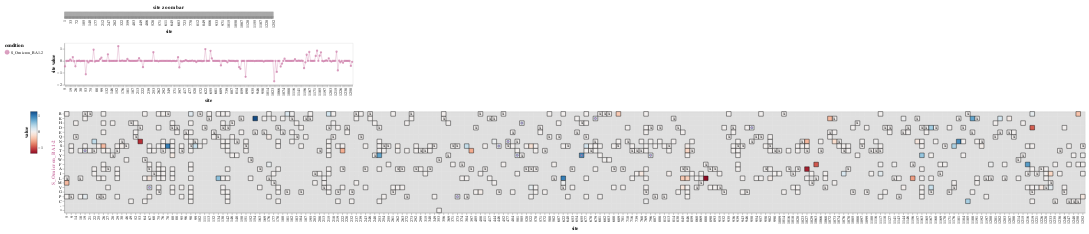

Notebook source saved alongside this figure:
### Markdown cell above
Additionally, we offer the ability to interactively visualize a model's shift parameters using the `MultiDmsModel.mut_shift_plot()` method which calls to a modified function from the original `polyclonal.plot.lineplot_and_heatmap()` as seen [here](https://github.com/jbloomlab/polyclonal/blob/92fee4badb14e1db719074f202b4fab374dd0613/polyclonal/plot.py#L263). Currently, the heatmaps place an "X" at the wildtype for the reference sequence only. All non-identical wildtypes are marked with dot, on the respective shifts parameter heatmap, in the respective condition color at the correct wildtype position.

### Code cell
model.mut_shift_plot(include_beta=False)

### Figure 1 — Vega-Lite specification as saved in the notebook (floating-point values rounded to 4 significant figures; data arrays with more than 128 entries replaced by an {"elided": "..."} marker saying what was removed)
{"config": {"view": {"continuousWidth": 300, "continuousHeight": 300}, "axis": {"grid": false, "labelOverlap": "parity"}, "padding": 10}, "vconcat": [{"data": {"name": "data-ba700416a2baa50eb38b75d6f88359a5"}, "mark": {"type": "rect"}, "encoding": {"color": {"value": "gray"}, "tooltip": [{"field": "site", "type": "quantitative"}], "x": {"field": "site", "sort": {"field": "_stat_site_order", "order": "ascending"}, "type": "ordinal"}}, "height": 11, "name": "view_2", "title": "site zoom bar", "width": 500}, {"layer": [{"mark": {"type": "line", "opacity": 0.7, "size": 1}, "encoding": {"color": {"field": "condition", "legend": {"orient": "left"}, "scale": {"domain": ["S_Omicron_BA1-2"], "range": ["#CC79A7"]}, "type": "nominal"}, "tooltip": [{"field": "site", "type": "quantitative"}, {"field": "condition", "type": "nominal"}, {"field": "_stat_site_val", "format": ".3g", "title": "site value", "type": "quantitative"}, {"field": "wildtype", "type": "nominal"}, {"field": "wildtype_S_Omicron_BA1-2", "type": "nominal"}], "x": {"field": "site", "sort": {"field": "_stat_site_order", "order": "ascending"}, "type": "ordinal"}, "y": {"field": "_stat_site_val", "scale": {"zero": true}, "title": "site value", "type": "quantitative"}}, "name": "view_1", "transform": [{"lookup": "site", "from": {"data": {"name": "data-36f4cd86adf9f153e0d86405509a0495"}, "key": "site", "fields": ["wildtype", "wildtype_S_Omicron_BA1-2", "_stat_site_order"]}}, {"calculate": "max(datum['value'],floor_at_zero['floor'])", "as": "_stat"}, {"joinaggregate": [{"op": "max", "field": "_stat", "as": "_stat_site_max"}], "groupby": ["site"]}, {"filter": "((datum['_stat_site_max'] >= (param_1['cutoff'] - 1e-06)) || (!isNumber(datum['_stat_site_max'])))"}, {"calculate": "(datum.wildtype !== datum.mutant)", "as": "_stat_not_wildtype"}, {"joinaggregate": [{"op": "max", "field": "_stat_not_wildtype", "as": "_stat_site_has_non_wildtype"}], "groupby": ["site"]}, {"filter": "datum['_stat_site_has_non_wildtype']"}, {"filter": {"param": "param_3"}}, {"aggregate": [{"op": "sum", "field": "_stat", "as": "_stat_sum"}, {"op": "mean", "field": "_stat", "as": "_stat_mean"}, {"op": "max", "field": "_stat", "as": "_stat_max"}, {"op": "min", "field": "_stat", "as": "_stat_min"}], "groupby": ["site", "wildtype", "wildtype_S_Omicron_BA1-2", "_stat_site_order", "condition"]}, {"fold": ["_stat_sum", "_stat_mean", "_stat_max", "_stat_min"], "as": ["_stat_site_stat", "_stat_site_val"]}, {"filter": {"param": "site_stat"}}, {"calculate": "true", "as": "_stat_show_line"}, {"filter": {"param": "param_2"}}]}, {"mark": {"type": "circle", "opacity": 0.7}, "encoding": {"color": {"field": "condition", "legend": {"orient": "left"}, "scale": {"domain": ["S_Omicron_BA1-2"], "range": ["#CC79A7"]}, "type": "nominal"}, "tooltip": [{"field": "site", "type": "quantitative"}, {"field": "condition", "type": "nominal"}, {"field": "_stat_site_val", "format": ".3g", "title": "site value", "type": "quantitative"}, {"field": "wildtype", "type": "nominal"}, {"field": "wildtype_S_Omicron_BA1-2", "type": "nominal"}], "x": {"field": "site", "sort": {"field": "_stat_site_order", "order": "ascending"}, "type": "ordinal"}, "y": {"field": "_stat_site_val", "scale": {"zero": true}, "title": "site value", "type": "quantitative"}}, "transform": [{"lookup": "site", "from": {"data": {"name": "data-36f4cd86adf9f153e0d86405509a0495"}, "key": "site", "fields": ["wildtype", "wildtype_S_Omicron_BA1-2", "_stat_site_order"]}}, {"calculate": "max(datum['value'],floor_at_zero['floor'])", "as": "_stat"}, {"joinaggregate": [{"op": "max", "field": "_stat", "as": "_stat_site_max"}], "groupby": ["site"]}, {"filter": "((datum['_stat_site_max'] >= (param_1['cutoff'] - 1e-06)) || (!isNumber(datum['_stat_site_max'])))"}, {"calculate": "(datum.wildtype !== datum.mutant)", "as": "_stat_not_wildtype"}, {"joinaggregate": [{"op": "max", "field": "_stat_not_wildtype", "as": "_stat_site_has_non_wildtype"}], "groupby": ["site"]}, {"filter": "datum['_stat_site_has_non_wildtype']"}, {"filter": {"param": "param_3"}}, {"aggregate": [{"op": "sum", "field": "_stat", "as": "_stat_sum"}, {"op": "mean", "field": "_stat", "as": "_stat_mean"}, {"op": "max", "field": "_stat", "as": "_stat_max"}, {"op": "min", "field": "_stat", "as": "_stat_min"}], "groupby": ["site", "wildtype", "wildtype_S_Omicron_BA1-2", "_stat_site_order", "condition"]}, {"fold": ["_stat_sum", "_stat_mean", "_stat_max", "_stat_min"], "as": ["_stat_site_stat", "_stat_site_val"]}, {"filter": {"param": "site_stat"}}]}], "data": {"name": "data-d1475264a61838e4cdb40f71a5140d12"}, "height": 100, "width": 690}, {"vconcat": [{"layer": [{"mark": {"type": "rect", "color": "gray", "opacity": 0.25}, "encoding": {"x": {"field": "site", "sort": {"field": "_stat_site_order", "order": "ascending"}, "type": "ordinal"}, "y": {"field": "mutant", "scale": {"domain": ["R", "K", "H", "D", "E", "Q", "N", "S", "T", "Y", "W", "F", "A", "I", "L", "M", "V", "G", "P", "C", "-", "*"]}, "sort": ["R", "K", "H", "D", "E", "Q", "N", "S", "T", "Y", "W", "F", "A", "I", "L", "M", "V", "G", "P", "C", "-", "*"], "title": null, "type": "nominal"}}, "name": "view_3", "transform": [{"lookup": "site", "from": {"data": {"name": "data-36f4cd86adf9f153e0d86405509a0495"}, "key": "site", "fields": ["wildtype", "wildtype_S_Omicron_BA1-2", "_stat_site_order"]}}, {"calculate": "max(datum['value'],floor_at_zero['floor'])", "as": "_stat"}, {"joinaggregate": [{"op": "max", "field": "_stat", "as": "_stat_site_max"}], "groupby": ["site"]}, {"filter": "((datum['_stat_site_max'] >= (param_1['cutoff'] - 1e-06)) || (!isNumber(datum['_stat_site_max'])))"}, {"calculate": "(datum.wildtype !== datum.mutant)", "as": "_stat_not_wildtype"}, {"joinaggregate": [{"op": "max", "field": "_stat_not_wildtype", "as": "_stat_site_has_non_wildtype"}], "groupby": ["site"]}, {"filter": "datum['_stat_site_has_non_wildtype']"}, {"filter": {"param": "param_3"}}, {"filter": "(datum['condition'] === 'S_Omicron_BA1-2')"}, {"impute": "_stat_dummy", "key": "mutant", "groupby": ["site"], "keyvals": ["R", "K", "H", "D", "E", "Q", "N", "S", "T", "Y", "W", "F", "A", "I", "L", "M", "V", "G", "P", "C", "-", "*"], "value": null}]}, {"mark": {"type": "rect"}, "encoding": {"color": {"field": "_stat", "legend": {"gradientLength": 100, "gradientStrokeColor": "black", "gradientStrokeWidth": 0.5, "orient": "left", "title": "value", "titleOrient": "left"}, "scale": {"domainMax": 1.238, "domainMid": 0, "domainMin": {"expr": "floor_at_zero.floor"}, "nice": false, "scheme": "redblue", "type": "linear", "zero": true}, "type": "quantitative"}, "stroke": {"value": "black"}, "tooltip": [{"field": "site", "type": "nominal"}, {"field": "wildtype", "type": "nominal"}, {"field": "mutant", "type": "nominal"}, {"field": "value", "format": ".3g", "type": "quantitative"}, {"field": "condition", "type": "nominal"}, {"field": "β", "format": ".3g", "type": "quantitative"}, {"field": "wildtype_S_Omicron_BA1-2", "type": "nominal"}], "x": {"axis": {"labels": true, "ticks": true, "title": "site"}, "field": "site", "sort": {"field": "_stat_site_order", "order": "ascending"}, "type": "ordinal"}, "y": {"field": "mutant", "scale": {"domain": ["R", "K", "H", "D", "E", "Q", "N", "S", "T", "Y", "W", "F", "A", "I", "L", "M", "V", "G", "P", "C", "-", "*"]}, "sort": ["R", "K", "H", "D", "E", "Q", "N", "S", "T", "Y", "W", "F", "A", "I", "L", "M", "V", "G", "P", "C", "-", "*"], "title": null, "type": "nominal"}}, "title": {"text": "S_Omicron_BA1-2", "anchor": "middle", "color": "#CC79A7", "orient": "left"}, "transform": [{"lookup": "site", "from": {"data": {"name": "data-36f4cd86adf9f153e0d86405509a0495"}, "key": "site", "fields": ["wildtype", "wildtype_S_Omicron_BA1-2", "_stat_site_order"]}}, {"calculate": "max(datum['value'],floor_at_zero['floor'])", "as": "_stat"}, {"joinaggregate": [{"op": "max", "field": "_stat", "as": "_stat_site_max"}], "groupby": ["site"]}, {"filter": "((datum['_stat_site_max'] >= (param_1['cutoff'] - 1e-06)) || (!isNumber(datum['_stat_site_max'])))"}, {"calculate": "(datum.wildtype !== datum.mutant)", "as": "_stat_not_wildtype"}, {"joinaggregate": [{"op": "max", "field": "_stat_not_wildtype", "as": "_stat_site_has_non_wildtype"}], "groupby": ["site"]}, {"filter": "datum['_stat_site_has_non_wildtype']"}, {"filter": {"param": "param_3"}}, {"filter": "(datum['condition'] === 'S_Omicron_BA1-2')"}]}, {"mark": {"type": "text", "color": "black", "text": "x"}, "encoding": {"x": {"field": "site", "sort": {"field": "_stat_site_order", "order": "ascending"}, "type": "ordinal"}, "y": {"field": "mutant", "scale": {"domain": ["R", "K", "H", "D", "E", "Q", "N", "S", "T", "Y", "W", "F", "A", "I", "L", "M", "V", "G", "P", "C", "-", "*"]}, "sort": ["R", "K", "H", "D", "E", "Q", "N", "S", "T", "Y", "W", "F", "A", "I", "L", "M", "V", "G", "P", "C", "-", "*"], "title": null, "type": "nominal"}}, "transform": [{"lookup": "site", "from": {"data": {"name": "data-36f4cd86adf9f153e0d86405509a0495"}, "key": "site", "fields": ["wildtype", "wildtype_S_Omicron_BA1-2", "_stat_site_order"]}}, {"calculate": "max(datum['value'],floor_at_zero['floor'])", "as": "_stat"}, {"joinaggregate": [{"op": "max", "field": "_stat", "as": "_stat_site_max"}], "groupby": ["site"]}, {"filter": "((datum['_stat_site_max'] >= (param_1['cutoff'] - 1e-06)) || (!isNumber(datum['_stat_site_max'])))"}, {"calculate": "(datum.wildtype !== datum.mutant)", "as": "_stat_not_wildtype"}, {"joinaggregate": [{"op": "max", "field": "_stat_not_wildtype", "as": "_stat_site_has_non_wildtype"}], "groupby": ["site"]}, {"filter": "datum['_stat_site_has_non_wildtype']"}, {"filter": {"param": "param_3"}}, {"filter": "(datum.mutant === datum.wildtype)"}, {"filter": "(datum.wildtype === datum.mutant)"}]}, {"mark": {"type": "point", "fill": "#CC79A7"}, "encoding": {"x": {"field": "site", "sort": {"field": "_stat_site_order", "order": "ascending"}, "type": "ordinal"}, "y": {"field": "mutant", "scale": {"domain": ["R", "K", "H", "D", "E", "Q", "N", "S", "T", "Y", "W", "F", "A", "I", "L", "M", "V", "G", "P", "C", "-", "*"]}, "sort": ["R", "K", "H", "D", "E", "Q", "N", "S", "T", "Y", "W", "F", "A", "I", "L", "M", "V", "G", "P", "C", "-", "*"], "title": null, "type": "nominal"}}, "transform": [{"lookup": "site", "from": {"data": {"name": "data-36f4cd86adf9f153e0d86405509a0495"}, "key": "site", "fields": ["wildtype", "wildtype_S_Omicron_BA1-2", "_stat_site_order"]}}, {"calculate": "max(datum['value'],floor_at_zero['floor'])", "as": "_stat"}, {"joinaggregate": [{"op": "max", "field": "_stat", "as": "_stat_site_max"}], "groupby": ["site"]}, {"filter": "((datum['_stat_site_max'] >= (param_1['cutoff'] - 1e-06)) || (!isNumber(datum['_stat_site_max'])))"}, {"calculate": "(datum.wildtype !== datum.mutant)", "as": "_stat_not_wildtype"}, {"joinaggregate": [{"op": "max", "field": "_stat_not_wildtype", "as": "_stat_site_has_non_wildtype"}], "groupby": ["site"]}, {"filter": "datum['_stat_site_has_non_wildtype']"}, {"filter": {"param": "param_3"}}, {"filter": "(datum['condition'] === 'S_Omicron_BA1-2')"}, {"filter": "(datum['wildtype_S_Omicron_BA1-2'] !== datum.wildtype)"}, {"filter": "(datum['wildtype_S_Omicron_BA1-2'] === datum.mutant)"}]}], "height": {"step": 11}, "width": {"step": 11}}], "data": {"name": "data-d1475264a61838e4cdb40f71a5140d12"}, "resolve": {"scale": {"color": "shared", "x": "shared"}}, "spacing": 10}], "params": [{"name": "param_3", "select": {"type": "interval", "encodings": ["x"], "mark": {"stroke": "black", "strokeWidth": 2}}, "views": ["view_2", "view_1", "view_3"]}, {"name": "site_stat", "select": {"type": "point", "fields": ["_stat_site_stat"]}, "bind": {"input": "radio", "options": ["_stat_sum", "_stat_mean", "_stat_max", "_stat_min"], "labels": ["sum", "mean", "max", "min"], "name": "site value statistic"}, "value": [{"_stat_site_stat": "_stat_sum"}], "views": ["view_1"]}, {"name": "param_2", "select": {"type": "point", "fields": ["_stat_show_line"]}, "bind": {"input": "radio", "options": [true, false], "labels": ["yes", "no"], "name": "show line on site plot"}, "value": [{"_stat_show_line": true}], "views": ["view_1"]}, {"name": "floor_at_zero", "select": {"type": "point", "fields": ["floor"]}, "bind": {"input": "radio", "options": [0, -1.324], "labels": ["yes", "no"], "name": "floor value at zero"}, "value": [{"floor": -1.324}], "views": ["view_2", "view_1", "view_3"]}, {"name": "param_1", "select": {"type": "point", "fields": ["cutoff"]}, "bind": {"input": "range", "max": 1.238, "min": -1.324, "name": "minimum max of value at site"}, "value": [{"cutoff": -1.324}], "views": ["view_2", "view_1", "view_3"]}], "resolve": {"scale": {"color": "independent"}}, "$schema": "https://vega.github.io/schema/vega-lite/v5.6.1.json", "datasets": {"data-ba700416a2baa50eb38b75d6f88359a5": {"elided": "1057 records"}, "data-d1475264a61838e4cdb40f71a5140d12": {"elided": "1507 records"}, "data-36f4cd86adf9f153e0d86405509a0495": {"elided": "1057 records"}}}
